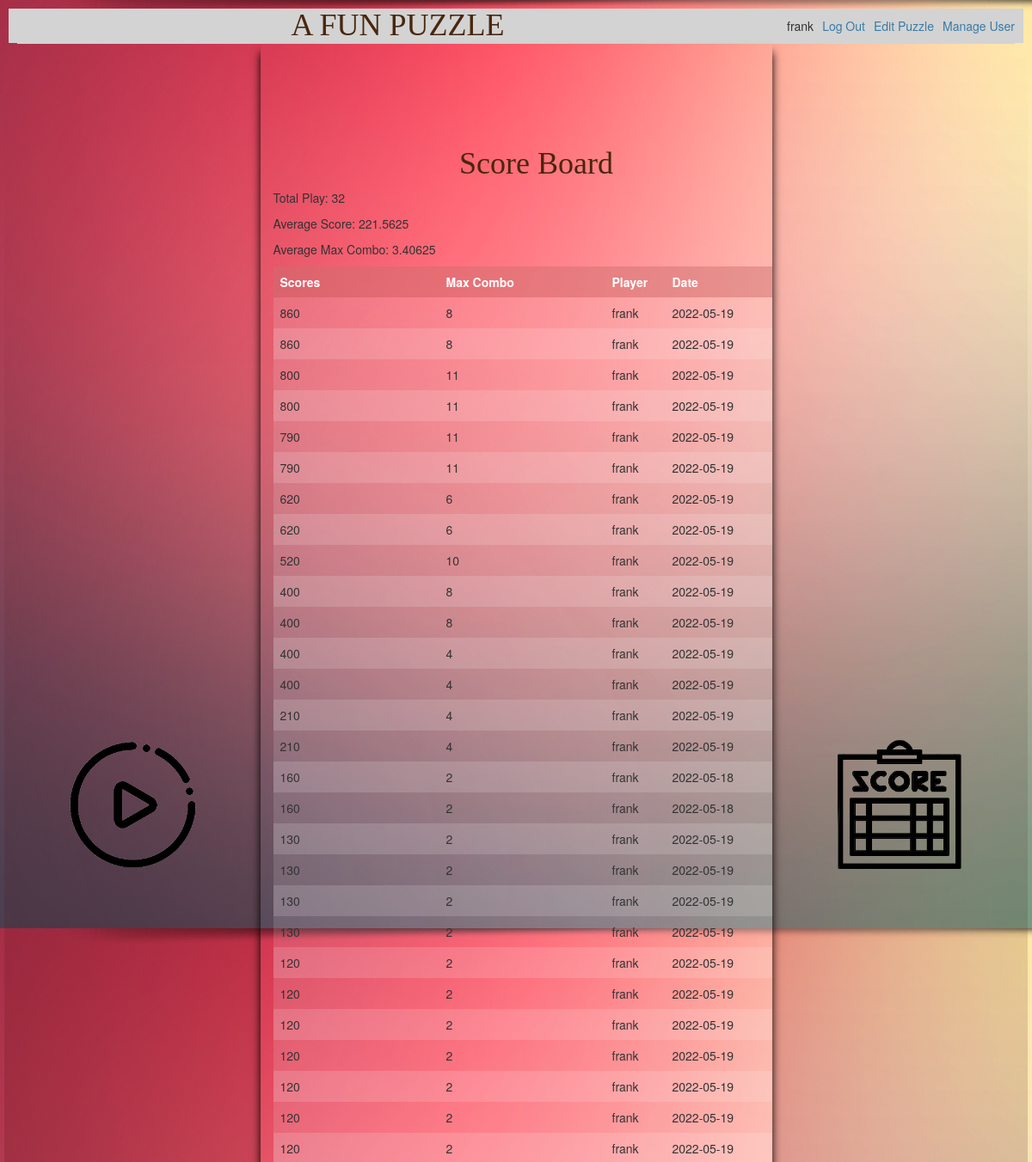
/score (signed in, upper part), run on an earlier commit of the app's database.
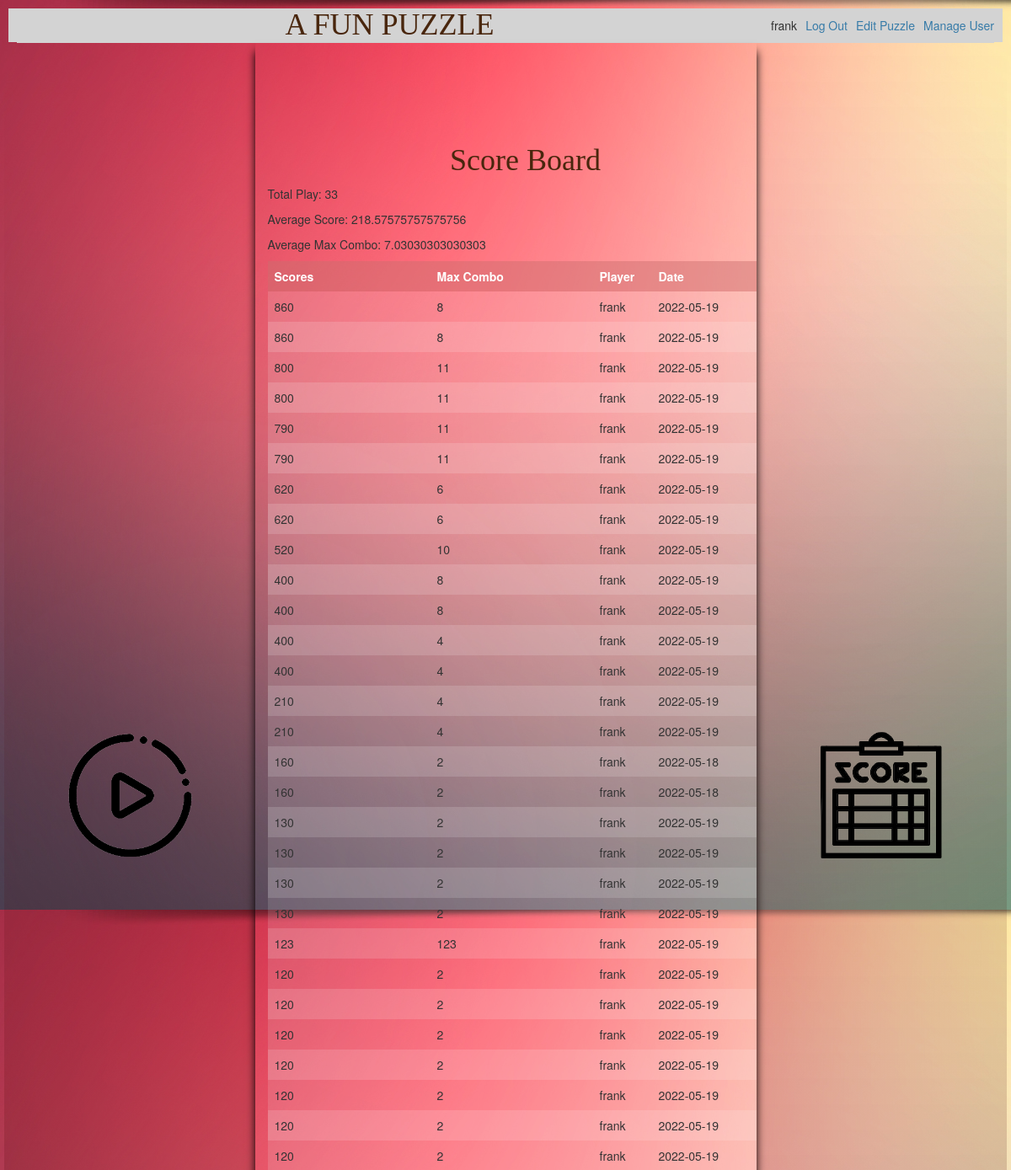
And on a later commit of the database.
### tables this page shows
CREATE TABLE user (
  id INTEGER PRIMARY KEY AUTOINCREMENT,
  username TEXT UNIQUE NOT NULL,
  password TEXT NOT NULL,
  isadmin INTEGER NOT NULL

);

CREATE TABLE score (
  id INTEGER PRIMARY KEY AUTOINCREMENT,
  player_id INTEGER NOT NULL,
  created TIMESTAMP NOT NULL DEFAULT CURRENT_TIMESTAMP,
  maxcombo INTEGER NOT NULL,
  score INTEGER NOT NULL,
  shareable TEXT NOT NULL,
  FOREIGN KEY (player_id) REFERENCES user (id)
);

### flaskapp/play.py (the view, shortened to what this page needs)
@bp.route('/score', methods=('GET', 'POST'))
@login_required
def score():
    db = get_db()
    scores = db.execute(
        'SELECT s.id, maxcombo, score, created, player_id, username, shareable'
        ' FROM score s JOIN user u ON s.player_id = u.id'
        ' ORDER BY score DESC'
    ).fetchall()
    users = db.execute(
        'SELECT id, username, isadmin'
        ' FROM user '
        ' ORDER BY id DESC'
    ).fetchall()
    return render_template('play/score.html', scores=scores, users=users)

### flaskapp/auth.py (called while the page is built)
@bp.before_app_request
def load_logged_in_user():
    user_id = session.get('user_id')
    if user_id is None:
        g.user = None
    else:
        g.user = get_db().execute(
            'SELECT * FROM user WHERE id = ?', (user_id,)
        ).fetchone()

def login_required(view):
    @functools.wraps(view)
    def wrapped_view(**kwargs):
        if g.user is None:
            return redirect(url_for('auth.login'))
        return view(**kwargs)
    return wrapped_view

### flaskapp/db.py (called while the page is built)
def get_db():
    if 'db' not in g:
        g.db = sqlite3.connect(
            current_app.config['DATABASE'],
            detect_types=sqlite3.PARSE_DECLTYPES
        )
        g.db.row_factory = sqlite3.Row
    return g.db

### flaskapp/templates/play/score.html (shortened to what this page needs)
{% extends 'base.html' %}
{% block content %}
    <div class="row">
      <div class="col-xs-12">
        <h1>{% block title %}Score Board {% endblock %}</h1>
      </div>
      <div class="col-xs-12">
        <table id="scoreboard">
          <tr>
            <th>Scores</th>
            <th>Max Combo</th>
            <th>Player</th>
            <th>Date</th>
          </tr>
          {% set score_ave = [] %}
          {% set maxcombo_ave = [] %}
          {% if g.user['isadmin'] == 1 %}
          {% for score in scores %}
          <tr>
            <td>{{ score['score'] }}</td>
            <td>{{ score['maxcombo'] }}</td>
            <td>{{ score['username'] }}</td>
            <td>{{ score['created'].strftime('%Y-%m-%d') }}</td>
          </tr>
          {% endfor %}
          <p>Total Play: {{ score_ave | count }}</p>
          <p>Average Score: {{ score_ave | sum / score_ave | count }}</p>
          <p>Average Max Combo: {{ maxcombo_ave | sum / maxcombo_ave | count }}</p>
          {% endif %}
        </table>
      </div>
    </div>
{% endblock %}

### flaskapp/templates/base.html (shortened to what this page needs)
<!doctype html>
<link rel="stylesheet" href="https://maxcdn.bootstrapcdn.com/bootstrap/3.4.1/css/bootstrap.min.css">
<link rel="stylesheet" href="{{ url_for('static', filename='css/style.css') }}">
<nav>
  <h1>A FUN PUZZLE</h1>
  <ul>
    {% if g.user %}
      <li><span>{{ g.user['username'] }}</span>
      <li><a href="{{ url_for('auth.logout') }}">Log Out</a>
      {% if g.user['isadmin'] == 1 %}
      <li><a href="{{ url_for('play.edit') }}">Edit Puzzle</a>
      <li><a href="{{ url_for('play.manage') }}">Manage User</a>
      {% endif %}
    {% else %}
      <li><a href="{{ url_for('auth.register') }}">Register</a>
      <li><a href="{{ url_for('auth.login') }}">Log In</a>
    {% endif %}
  </ul>
</nav>
<section class="content">
  <header>
  </header>
  <div class="row" >
    <div class="col-sm-3 col-xs-12 centerdiv maindivs">
      <div class="row">
        <div class="col-sm-12 col-xs-6 btndiv">
          <a href="/play#play">
            <div class="play buttondiv">
            </div>
          </a>
        </div>
        <div class="col-sm-12 col-xs-6 btndiv">
          <a href="/restart">
          </a>
        </div>
      </div>
    </div>
    <div class="col-sm-6 col-xs-12 gamediv maindivs" id="play">
  {% block content %}
  {% endblock %}
</div>
<div class="col-sm-3 col-xs-12 centerdiv maindivs">
  <div class="row">
    <div class="col-sm-12 col-xs-6 btndiv">
      <a href="/score">
        <div class="score buttondiv">
        </div>
      </a>
    </div>
    <div class="col-sm-12 col-xs-6 btndiv">
      <a href="/rules">
      </a>
    </div>
  </div>
</div>
</div>
</section>

### flaskapp/static/css/style.css (style rules this page uses)
.gamediv { padding-top: 110px; overflow: auto; height: 95vh; display: flex; display: -webkit-flex; transition: 0.3s; box-shadow: 0px 10px 10px rgb(0, 0, 0); }
.centerdiv { height: 95vh; display: flex; justify-content: center; background: linear-gradient(rgba(0, 0, 0, 0.0), rgba(72, 2, 2, 0.5)); }
.btndiv { display: flex; justify-content: center; }
.buttondiv { margin-top: 20vh; margin-left: 20px; margin-right: 20px; height: 150px; width: 150px; background-repeat: no-repeat; background-size: contain; transition: 0.3s; }
.play { background-image: url("pics/play.png"); }
.score { background-image: url("pics/score.png"); }
table { margin-bottom: 110px; border-collapse: collapse; width: 100%; }
th, td { text-align: left; padding: 8px; }
tr:nth-child(even) { background-color: #f2f2f226 }
tr:nth-child(odd) { background-color: #f8f8f846 }
th { background-color: #aa040442; color: white; }
h1 { font-family: cursive; text-align: center; font-family: serif; color: #49260d; margin: 1rem 0; }
a { color: #377ba8; }
nav { width: 100%; background: lightgray; display: flex; align-items: center; padding: 0 0.5rem; }
nav h1 { flex: auto; margin: 0; }
nav ul { display: flex; list-style: none; margin: 0; padding: 0; }
nav ul li a, nav ul li span, header .action { display: block; padding: 0.5rem; }
.content { padding: 0 1rem 1rem; }
.content>header { border-bottom: 1px solid lightgray; display: flex; align-items: flex-end; }
.content:last-child { margin-bottom: 0; }

What changed in the data, as far as the page shows it:
added score: score "123", maxcombo "123", username "frank", created "2022-05-19"
Also different on the page:
{{ score_ave | count }}: "32" → "33"
{{ score_ave | sum / score_ave | count }}: "221.5625" → "218.57575757575756"
{{ maxcombo_ave | sum / maxcombo_ave | count }}: "3.40625" → "7.03030303030303"
